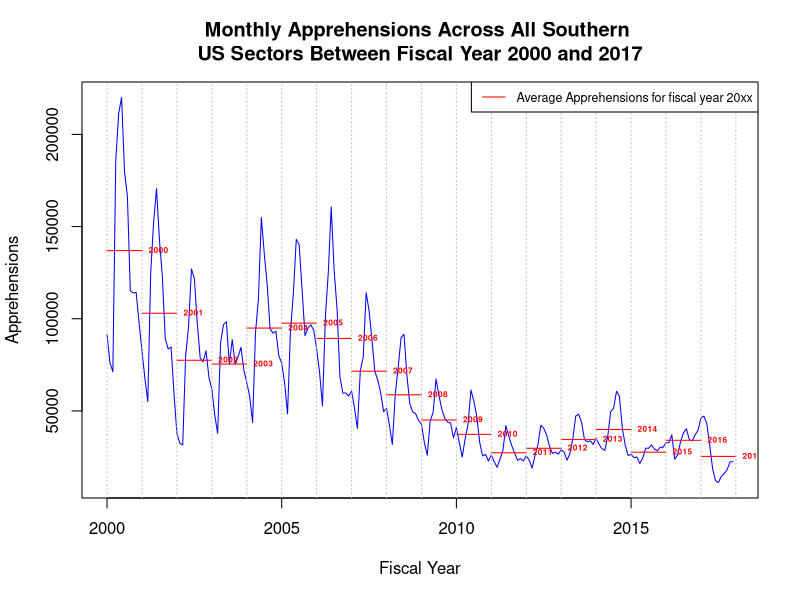

Here is the R script that generated this plot:
# Load the data
PB2010 <- read.csv('./Data/BP Apprehensions 2010.csv')
PB2017 <- read.csv('./Data/PB Apprehensions 2017.csv')
monthly <- read.csv('./Data/PB monthly summaries.csv')

# Clean the data (the goal is to eliminate the extra row and column of the dataset, and also to change format of the data)
PB2017 <- PB2017[,-14]
PB2017 <- PB2017[-10,]
PB2017 <- cbind(Sector=PB2010$Sector,as.data.frame(sapply(PB2017[2:ncol(PB2017)],function(x){as.integer(gsub(',','',x))})))

# Save cleaned data
saveRDS(PB2010,file="./Data/PB Apprehensions 2010.rds")
saveRDS(PB2017,file='./Data/PB Apprehensions 2017.rds')
saveRDS(monthly,file='./Data/PB monthly summaries.rds')



# PART A plots

# Compare by month

# write a function that would produce barplots by month
# PB1 and PB2 should be dataframes, and the function is designed to let PB2010 = PB1 and PB2017 = PB2
# n should be a string that indicates the month of the graph


month_graph <- function(PB1,PB2,n){
    month <- c('October','November','December','January','Feburary','March','April','May','June','July','August',
               'September')
    time <- which(month==n)
    par(mar=c(5, 4, 4, 7), xpd=TRUE) # adjustments for the barplot
    barplot(as.matrix(rbind(PB1[,time+1],PB2[,time+1])),col=c('red','orange'),xlab='Month',ylab='Number of Apprehensions',
            main=paste('Total Number of Apprehensions in', n,sep = ' '), names.arg = PB1[,1],
            beside = TRUE,las=2,cex.names = 0.5)
    legend("topright", inset=c(-0.15,0),
           legend = c('2010','2017'), cex=0.7,
           fill = c("red", "orange"))
}


# Compare by sector

# write a function that would produce barplots by sector
# PB1 and PB2 should be dataframes, and the functions is designed to take PB2010 as PB1 and PB2017 as PB2
# n should be a string that indicates the sector of the graph

sector_graph <- function(PB1,PB2,n){
    sector <- as.character(PB2010$Sector)
    s <- which(sector==n)
    par(mar=c(5, 4, 4, 7), xpd=TRUE)
    barplot(as.matrix(rbind(PB1[s,2:13],PB2[s,2:13])),col=c('green','blue'),ylab='Number of Apprehensions',
            main=paste('Total Number of Apprehensions in',n,sep = ' '),cex.names=0.9,
            beside = TRUE, las=2)
    legend("topright",inset=c(-0.15,0),
           legend = c('2010','2017'), cex=0.7,
           fill = c("green", "blue"))
}


# PART B t-test by sector

# Sector with most apprehensions in 2010
PB2010$Total <- apply(PB2010[,-1],1,sum) # calculate total apprehensions for each sector in 2010
most_2010 <- PB2010[PB2010$Total==max(PB2010$Total),2:13] # pull out values of the sector with most apprehensions
most_2010_s <- as.character(PB2010$Sector[PB2010$Total==max(PB2010$Total)]) # gives the name of the sector

# Sector with most apprehensions in 2017
PB2017$Total <- apply(PB2017[,-1],1,sum) # calculate total apprehensions for each sector in 2017
most_2017 <- PB2017[PB2017$Total==max(PB2017$Total),2:13] # pull out values of the sector with most apprehensions
most_2017_s <- as.character(PB2017$Sector[PB2017$Total==max(PB2017$Total)]) # gives the name of the sector

# Combine most apprehensions in 2010 and 2017, with 2010 data in the first column and 2017 data in the second column, and then convernt them to numeric values
most <- t(rbind(most_2010,most_2017))
most <- apply(most,2,function(x) as.numeric(as.character(x)))

# a variance test first
# the result of the test is that two samples have same variance

var.test(most[,1],most[,2]) 

# then the t-test to find out if the mean level of apprehension is higher in 2010 than in 2017
# with a significance level of 0.05, we have to reject the null hypothesis and conclude that the mean level in 2010 is greater than the mean level in 2017
t.test(most[,1],most[,2],var.equal = TRUE,alternative = 'greater')


# PART C t-test for three month period

# Three months periods

# write a function three_period that would return a data frame with the total number of apprehensions in 3-month period, and gives the total number of apprehenisons across all sectors in each three-month period
# 'object' should be a data frame, particularly, should be either PB2010 or PB2017

three_period <- function(object) {
  period <- data.frame() # an empty data frame first
  for (i in (1:nrow(object))) {
    for (j in (1:(ncol(object)-3))){
      period[i,j] <- object[i,j+1]+object[i,j+2]+object[i,j+3]
    }
  }
  period <- rbind(period,colSums(period))
  colnames(period) <- c('Oct-Dec','Nov-Jan','Dec-Feb','Jan-Mar','Feb-Apr','Mar-May','Apr-Jun',
                        'May-Jul','Jun-Aug','Jul-Sep')
  rownames(period) <- c(PB2017$Sector,'Total')
  period
}

t_month_2010 <- three_period(PB2010[,1:13]) # calculate the number of apprehensions in three-month periods in 2010
t_month_2017 <- three_period(PB2017[,1:13]) # calculate the number of apprehensions in three-month periods in 2017

# Find the maximum apprehension level for each year and return the time period
max_2010 <- t_month_2010[,t_month_2010[length(t_month_2010),]==max(t_month_2010[length(t_month_2010),])]
max_2017 <- t_month_2017[,t_month_2017[length(t_month_2017),]==max(t_month_2017[length(t_month_2017),])]

max_2010_period <- colnames(t_month_2010)[t_month_2010[length(t_month_2010),]==max(t_month_2010[length(t_month_2010),])] # gives the exact time period of the max level apprehension
max_2017_period <- colnames(t_month_2017)[t_month_2017[length(t_month_2017),]==max(t_month_2017[length(t_month_2017),])] # gives the exact time period of the max level apprehension

# Combine these two samples together under a new data frame
max_three <- as.data.frame(cbind(max_2010,max_2017))

# Perform a variance test first
# the result of the variance test is that two samples having the same variance

var.test(max_three$max_2010,max_three$max_2017) 

# then the t-test
# with a significance level of 0.05, we can conclude that there is no difference in means of these two samples
t.test(max_three$max_2010,max_three$max_2017,var.equal = TRUE)


# PART D time series data

# order the dataset so that values in the column 'year' is in ascending order
monthly <- monthly[order(monthly$year),]

# yearly average apprehension
monthly$mean <- apply(monthly[,-1],1,mean)

ts <- ts(as.vector(t(monthly[,2:13])),start = c(2000,1),frequency=12) # create a time series object
# note that we manually adjusted the beginning date of the time series data so that it follows the fiscal year instead of normal calendar year. More explanations in the report and slides.

# write a function for the time series plot, which would return not only the basic time series plot, but would also add multiple short lines signifying the average value for each year
tsplot <- function(ts) {
  ts.plot(ts, gpars=list(xlab="Fiscal Year", ylab="Apprehensions", lty=c(1:3)),col='blue',main='Monthly Apprehensions Across All Southern \nUS Sectors Between Fiscal Year 2000 and 2017')
  label <- as.character(seq(from=2000,to=2017))
  for (i in 1:18) {
    segments(monthly$year[i],monthly$mean[i],monthly$year[i]+1,monthly$mean[i],col='red')
    text(x=monthly$year[i]+0.9,y=monthly$mean[i],pos=4,labels=label[i],col='red',cex=0.5,font=2)
  }
  abline(v=2000:2018,col='grey',lty=3)
  legend('topright',lty=1,col='red',legend = 'Average Apprehensions for fiscal year 20xx',cex = 0.75)
}

tsplot(ts)
